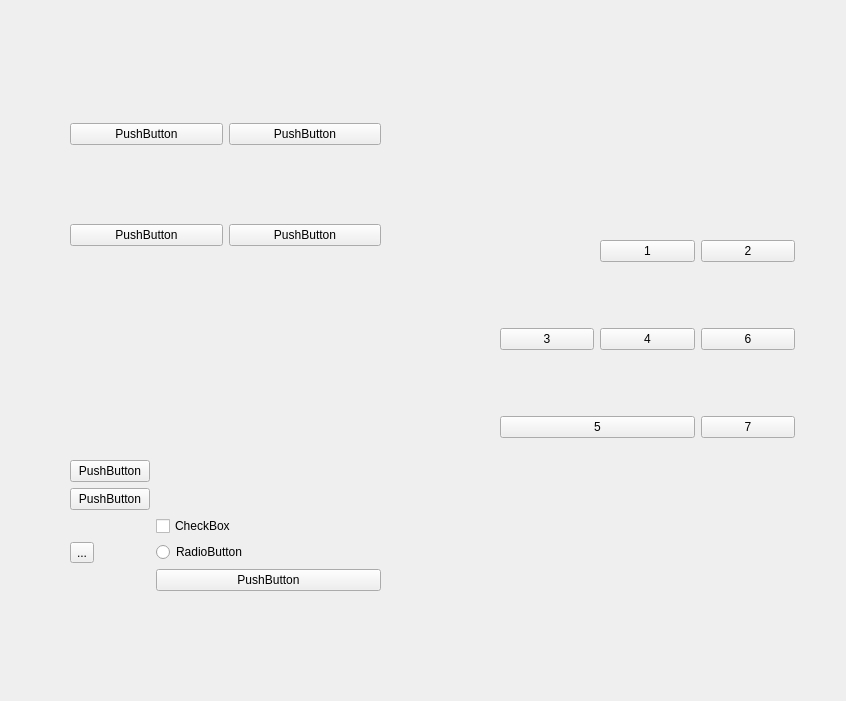
<?xml version="1.0" encoding="UTF-8"?>
<ui version="4.0">
 <class>Form</class>
 <widget class="QWidget" name="Form">
  <property name="geometry">
   <rect>
    <x>0</x>
    <y>0</y>
    <width>846</width>
    <height>701</height>
   </rect>
  </property>
  <property name="windowTitle">
   <string>Form</string>
  </property>
  <widget class="QWidget" name="gridLayoutWidget">
   <property name="geometry">
    <rect>
     <x>70</x>
     <y>50</y>
     <width>311</width>
     <height>271</height>
    </rect>
   </property>
   <layout class="QGridLayout" name="gridLayout">
    <item row="0" column="1">
     <widget class="QPushButton" name="pushButton_2">
      <property name="text">
       <string>PushButton</string>
      </property>
     </widget>
    </item>
    <item row="0" column="0">
     <widget class="QPushButton" name="pushButton">
      <property name="text">
       <string>PushButton</string>
      </property>
     </widget>
    </item>
    <item row="2" column="0">
     <widget class="QPushButton" name="pushButton_3">
      <property name="text">
       <string>PushButton</string>
      </property>
     </widget>
    </item>
    <item row="2" column="1">
     <widget class="QPushButton" name="pushButton_4">
      <property name="text">
       <string>PushButton</string>
      </property>
     </widget>
    </item>
   </layout>
  </widget>
  <widget class="QWidget" name="gridLayoutWidget_2">
   <property name="geometry">
    <rect>
     <x>500</x>
     <y>180</y>
     <width>295</width>
     <height>321</height>
    </rect>
   </property>
   <layout class="QGridLayout" name="gridLayout_2">
    <item row="0" column="1">
     <widget class="QPushButton" name="pushButton_5">
      <property name="text">
       <string>1</string>
      </property>
     </widget>
    </item>
    <item row="1" column="2">
     <widget class="QPushButton" name="pushButton_9">
      <property name="text">
       <string>6</string>
      </property>
     </widget>
    </item>
    <item row="0" column="2">
     <widget class="QPushButton" name="pushButton_8">
      <property name="text">
       <string>2</string>
      </property>
     </widget>
    </item>
    <item row="1" column="1">
     <widget class="QPushButton" name="pushButton_10">
      <property name="text">
       <string>4</string>
      </property>
     </widget>
    </item>
    <item row="2" column="2">
     <widget class="QPushButton" name="pushButton_7">
      <property name="text">
       <string>7</string>
      </property>
     </widget>
    </item>
    <item row="1" column="0">
     <widget class="QPushButton" name="pushButton_11">
      <property name="text">
       <string>3</string>
      </property>
     </widget>
    </item>
    <item row="2" column="0" colspan="2">
     <widget class="QPushButton" name="pushButton_6">
      <property name="text">
       <string>5</string>
      </property>
     </widget>
    </item>
   </layout>
  </widget>
  <widget class="QWidget" name="formLayoutWidget">
   <property name="geometry">
    <rect>
     <x>70</x>
     <y>460</y>
     <width>311</width>
     <height>171</height>
    </rect>
   </property>
   <layout class="QFormLayout" name="formLayout">
    <item row="0" column="0">
     <widget class="QPushButton" name="pushButton_12">
      <property name="text">
       <string>PushButton</string>
      </property>
     </widget>
    </item>
    <item row="1" column="0">
     <widget class="QPushButton" name="pushButton_13">
      <property name="text">
       <string>PushButton</string>
      </property>
     </widget>
    </item>
    <item row="4" column="0">
     <widget class="QToolButton" name="toolButton">
      <property name="text">
       <string>...</string>
      </property>
     </widget>
    </item>
    <item row="4" column="1">
     <widget class="QRadioButton" name="radioButton">
      <property name="text">
       <string>RadioButton</string>
      </property>
     </widget>
    </item>
    <item row="3" column="1">
     <widget class="QCheckBox" name="checkBox">
      <property name="text">
       <string>CheckBox</string>
      </property>
     </widget>
    </item>
    <item row="5" column="1">
     <widget class="QPushButton" name="pushButton_14">
      <property name="text">
       <string>PushButton</string>
      </property>
     </widget>
    </item>
   </layout>
  </widget>
 </widget>
 <resources/>
 <connections/>
</ui>
